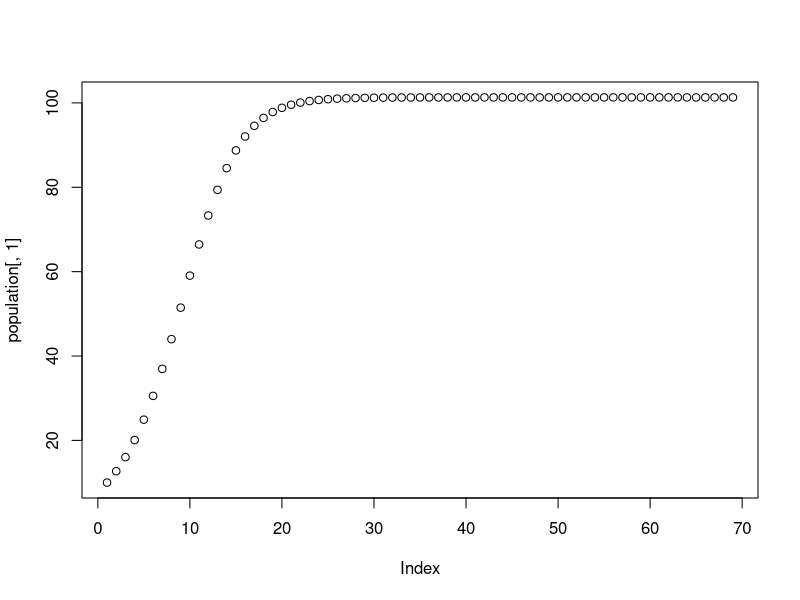
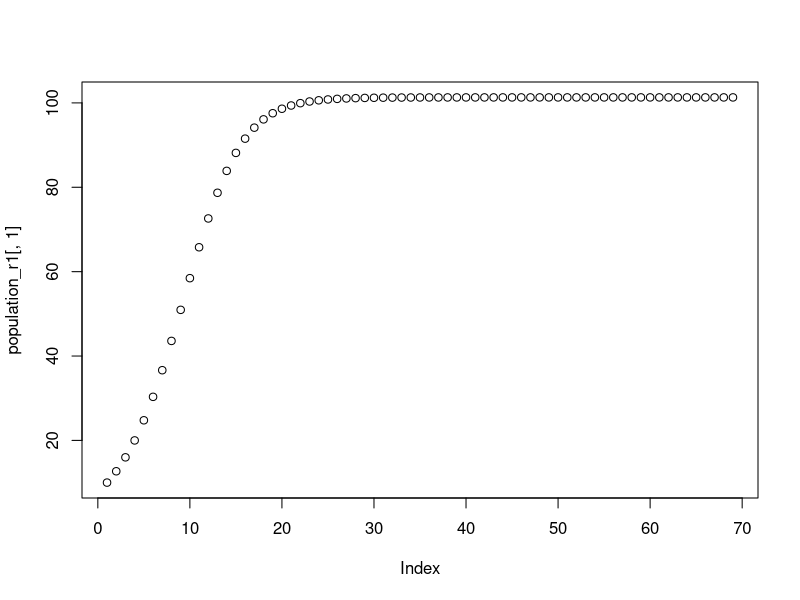
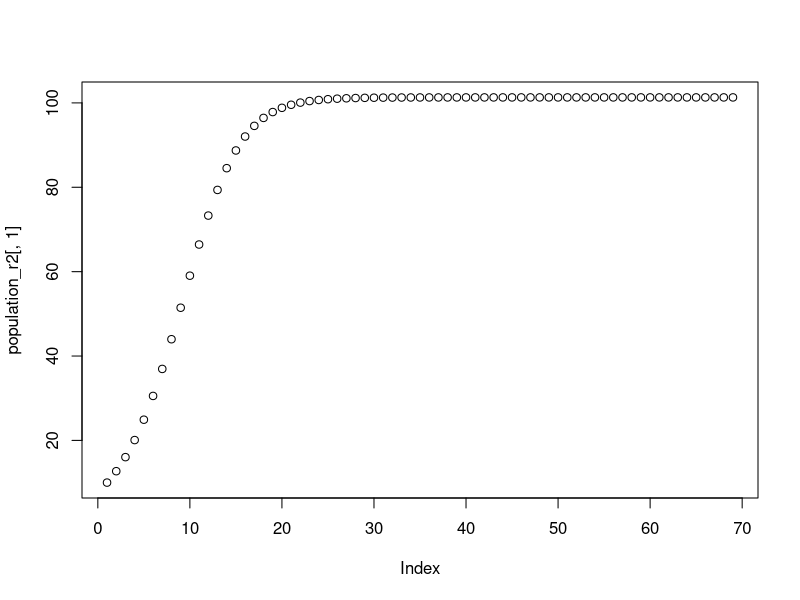
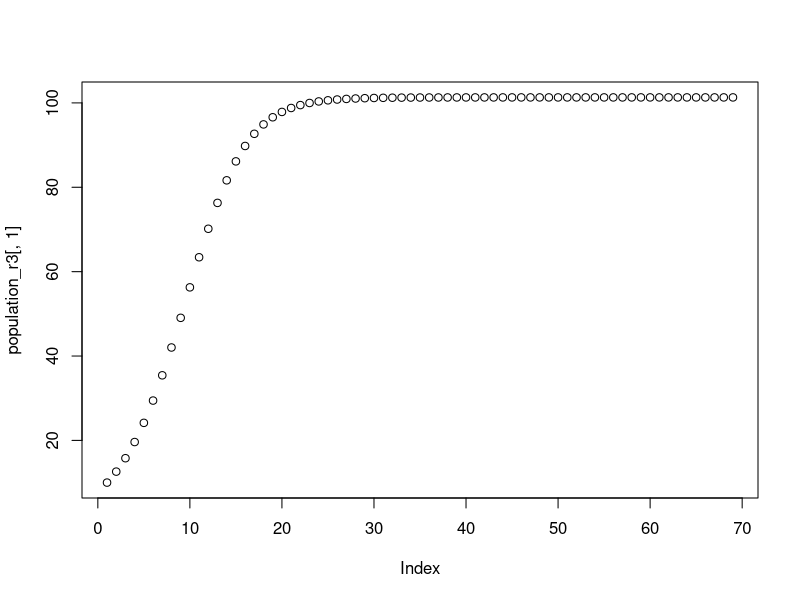
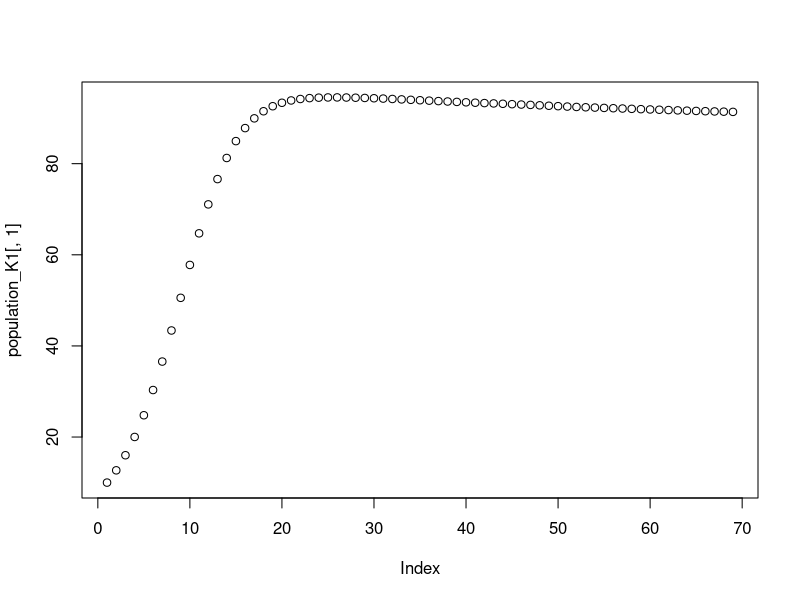
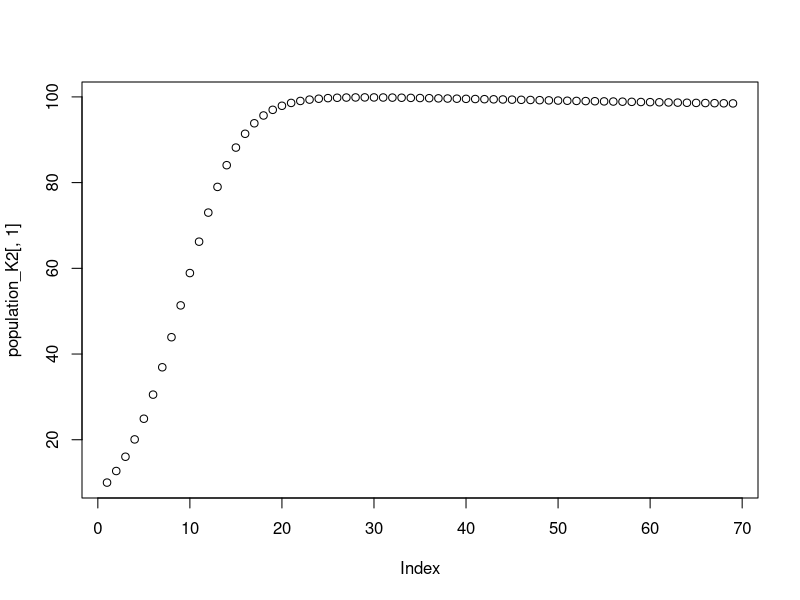
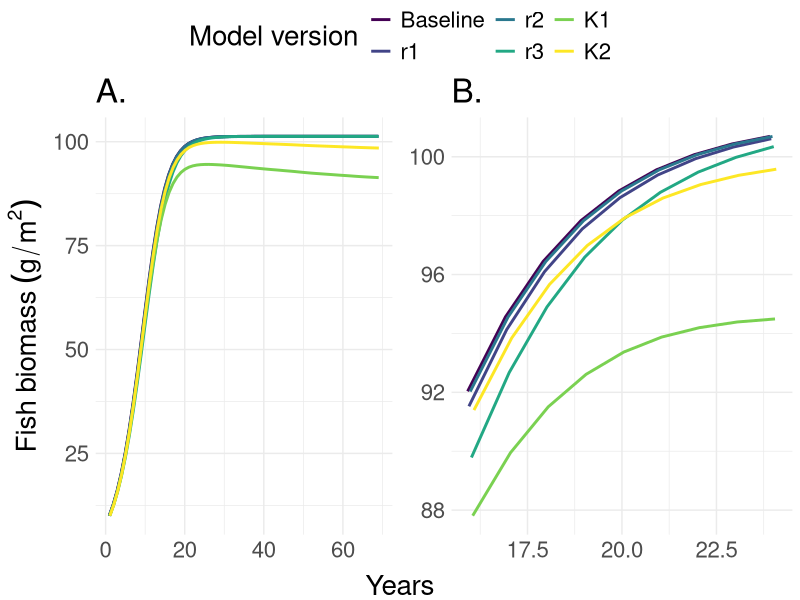

Here is the R script that generated these plots, in order:
library(tidyverse)
library(ggpubr)
library(grid)

projections <- read.csv("anomaly_df.csv")
SST_dev <- projections[['anomaly']]
#SST_dev_loweropttemp <- projections[['anomaly']] + 1 #larger anomaly = lower optimal temp
#SST_dev_higheropttemp <- projections[['anomaly']] - 1 #smaller anomaly = higher optimal temp

patch_area <- c(1, 0)
number_patches <- length(patch_area)
timesteps <- length(SST_dev)
r = 0.3
K = 101.3

#mean_temps_crop <- read.csv("mean_temps_crop.csv")
#mean_temps_series <- mean_temps_crop[['extracted_mean_temps']]

population <- array(NA, dim = c(timesteps, number_patches))
population[1,] <- c(10,0)

population_r1 <- array(NA, dim = c(timesteps, number_patches))
population_r1[1,] <- c(10,0)

population_r2 <- array(NA, dim = c(timesteps, number_patches))
population_r2[1,] <- c(10,0)

population_r3 <- array(NA, dim = c(timesteps, number_patches))
population_r3[1,] <- c(10,0)

population_K1 <- array(NA, dim = c(timesteps, number_patches))
population_K1[1,] <- c(10,0)

population_K2 <- array(NA, dim = c(timesteps, number_patches))
population_K2[1,] <- c(10,0)


r_temp_1 <- array(NA, dim = c(timesteps, 1))
r_temp_2 <- array(NA, dim = c(timesteps, 1))
r_temp_3 <- array(NA, dim = c(timesteps, 1))

K_temp_1 <- array(NA, dim = c(timesteps, 1))
K_temp_2 <- array(NA, dim = c(timesteps, 1))




for (t in 2:timesteps) {
    
    #no temp
    population[t,] <- population[t-1,] + r * population[t-1,] * (1 - population[t-1,] / K)
    
    #temp dependent r - "current" temp as optimal
    r_temp_1[t] <- 0.3 + 0*SST_dev[t] + -0.0037*SST_dev[t]^2
    population_r1[t,] <- population_r1[t-1,] + r_temp_1[t] * population_r1[t-1,] * (1 - population_r1[t-1,] / K)
    
    #temp dependent r - higher optimal temp
    r_temp_2[t] <- 0.3 + 0*(SST_dev[t] - 1) + -0.0037*(SST_dev[t] - 1 )^2
    population_r2[t,] <- population_r2[t-1,] + r_temp_2[t] * population_r2[t-1,] * (1 - population_r2[t-1,] / K)
    
    #temp dependent r - lower optimal temp
    r_temp_3[t] <- 0.3 + 0*(SST_dev[t] + 1) + -0.0037*(SST_dev[t] + 1 )^2
    population_r3[t,] <- population_r3[t-1,] + r_temp_3[t] * population_r3[t-1,] * (1 - population_r3[t-1,] / K)
    
    #temp dependent K - piece wise linear function
    K_temp_1[t] <- -4.95243768 * SST_dev[t] + 101.3
    if (K_temp_1[t] < 10) {
      K_temp_1[t] <- 10
    } else if (K_temp_1[t] > 101.3) {
      K_temp_1[t] <- 101.3
    }
    population_K1[t,] <- population_K1[t-1,] + r * population_K1[t-1,] * (1 - population_K1[t-1,] / K_temp_1[t])
    
    #temp dependent K - quadratic function
    K_temp_2[t] <- 101.3 + 0*SST_dev[t] + -0.7*SST_dev[t]^2
    if (K_temp_2[t] < 10) {
      K_temp_2[t] <- 10 }
    else if (K_temp_2[t] > 101.3) {
      K_temp_2[t] <- 101.3
    }
    population_K2[t,] <- population_K2[t-1,] + r * population_K2[t-1,] * (1 - population_K2[t-1,] / K_temp_2[t])
}



plot(population[,1])
plot(population_r1[,1])
plot(population_r2[,1])
plot(population_r3[,1])
plot(population_K1[,1])
plot(population_K2[,1])

time <- c(1:length(SST_dev))
df <-cbind(NoTemp = population[,1], r1 = population_r1[,1], r2 = population_r2[,1], r3 = population_r3[,1],
           K1 = population_K1[,1], K2 = population_K2[,1], time)

df_long <- pivot_longer(as.data.frame(df), NoTemp:K2, names_to = "Temp_version", values_to = "Population")

df_long$Temp_version <- factor(df_long$Temp_version, levels = c("NoTemp", "r1", "r2", "r3", "K1", "K2"),
                               labels = c("Baseline", "r1", "r2", 
                                          "r3", "K1", "K2"))

p1<-ggplot(df_long, aes(x=time, y=Population, col=Temp_version)) +
  geom_line(lwd=1, position=position_dodge(width=0.2)) +
  scale_color_viridis_d(name = "Model version")+
  theme_minimal() +
  ggtitle("A.") +
  theme(text = element_text(size=20), legend.position = "top") +
  labs(x = "Years", y = bquote("Fish biomass"~(g/m^2)))


#zoomed in
p2<-ggplot(df_long %>% filter(time > 15 & time < 25), aes(x=time, y=Population, col=Temp_version)) +
  geom_line(lwd=1, position=position_dodge(width=0.2)) +
  scale_color_viridis_d(name = "Model version")+
  theme_minimal() +
  ggtitle("B.") +
  theme(text = element_text(size=20), legend.position = "top") +
  labs(x = "Years", y = bquote("Fish biomass"~(g/m^2)))


var_size = c('var1'=2, 'var2'=1)


figure<-ggarrange(p1  + rremove("xlab"),p2+rremove("ylab") + rremove("xlab"),nrow=1, common.legend = TRUE, legend = "top")

#figure + guides(linetype = guide_legend(override.aes = list(size = 2)))

annotate_figure(figure, bottom = text_grob("Years",
                                  size = 20))


